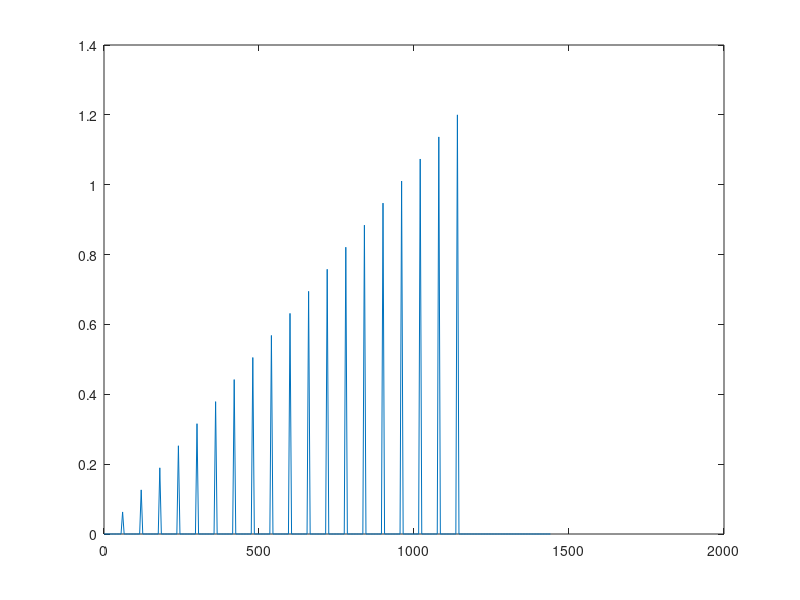
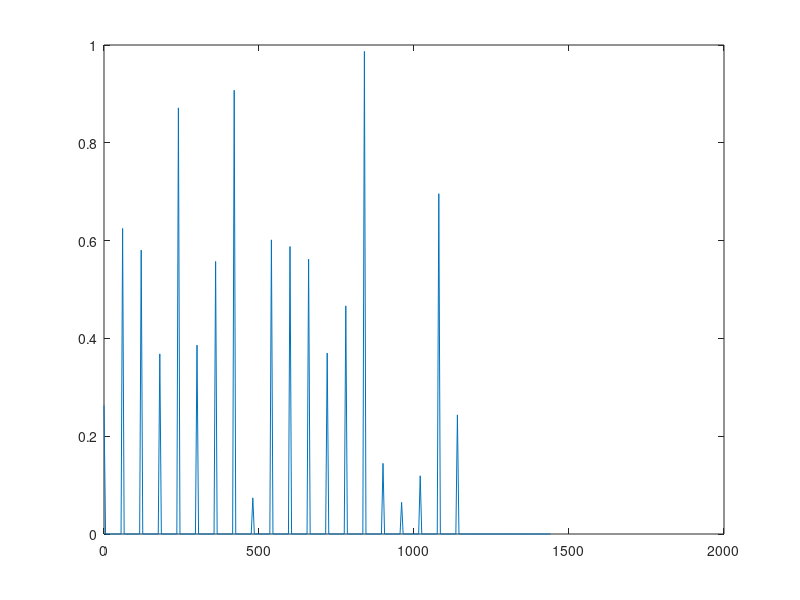

Recreate these plots in MATLAB, in order. (Note: this script raises an error after producing the figures.)
% Generate precipitation time series.

close all
clear

% Time.
T = 24 * 60; % Minutes.
dt = 5; % Minutes.
Nt = T / dt;
t = 0:dt:T;

%% Increasing impulses.
impulse_max = 1.2; % Maximum impulse value.
Nimpulse = 20; % Number of impulses.
impulse_spacing = 60; % Spacing between impulses [minutes].

% Impulse values.
impulse_values = linspace(0, impulse_max, Nimpulse);

% Precipitation time series.
P = zeros(size(t));
P(1:impulse_spacing/dt:Nimpulse*impulse_spacing/dt) = impulse_values;

figure()
plot(t, P)

%% Random impulses.
impulse_max = 1;
Nimpulse = 20;
impulse_spacing = 60;

% Impulse values.
impulse_values = unifrnd(0, impulse_max, 1, Nimpulse);

% Precipitation time series.
P = zeros(size(t));
P(1:impulse_spacing/dt:Nimpulse*impulse_spacing/dt) = impulse_values;

figure()
plot(t, P)

%% Save precipitation.
time_start = datetime('2020-01-01 00:00');
time_end = time_start + minutes(T);
datetimes = time_start:minutes(dt):time_end;
times = timeofday(datetimes)';
dates = datetimes';
dates.Format = 'MM/dd/yyyy';

% Precipitation table.
P_table = table(dates, times, P');
writetable(P_table, "C:\Users\ay434\Documents\urbansurge\analysis\lab_system\precipitation\impulse_unif_1in_n20_60min.csv")